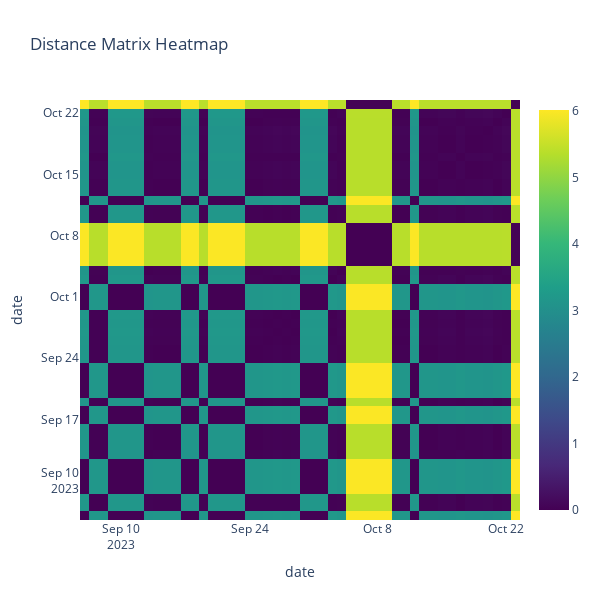

Write notebook code for a chart like this one.
### Code cell
df_valid_feat_scaled_pca = convert_numpy_pca_to_df(pca_train.transform(df_valid_feat_scaled), df_valid_feat_scaled)
# printStats(df_valid_feat_scaled_pca, type=False)
plot_dist_mat(df_valid_feat_scaled_pca, height=600, width=600)

### Figure 1 — Plotly figure (JSON) as saved in the notebook; plotly's stock layout.template omitted (floating-point values rounded to 4 significant figures; data arrays with more than 128 entries replaced by an {"elided": "..."} marker saying what was removed)
{"data": [{"colorscale": [[0, "#440154"], [0.1111, "#482878"], [0.2222, "#3e4989"], [0.3333, "#31688e"], [0.4444, "#26828e"], [0.5556, "#1f9e89"], [0.6667, "#35b779"], [0.7778, "#6ece58"], [0.8889, "#b5de2b"], [1, "#fde725"]], "type": "heatmap", "x": ["2023-09-06", "2023-09-07", "2023-09-10", "2023-09-11", "2023-09-12", "2023-09-13", "2023-09-14", "2023-09-15", "2023-09-16", "2023-09-17", "2023-09-18", "2023-09-19", "2023-09-20", "2023-09-21", "2023-09-22", "2023-09-23", "2023-09-24", "2023-09-25", "2023-09-26", "2023-09-27", "2023-09-28", "2023-09-29", "2023-09-30", "2023-10-01", "2023-10-02", "2023-10-03", "2023-10-04", "2023-10-05", "2023-10-06", "2023-10-07", "2023-10-08", "2023-10-11", "2023-10-12", "2023-10-13", "2023-10-14", "2023-10-15", "2023-10-16", "2023-10-17", "2023-10-18", "2023-10-19", "2023-10-20", "2023-10-21", "2023-10-22", "2023-10-23"], "y": ["2023-09-06", "2023-09-07", "2023-09-10", "2023-09-11", "2023-09-12", "2023-09-13", "2023-09-14", "2023-09-15", "2023-09-16", "2023-09-17", "2023-09-18", "2023-09-19", "2023-09-20", "2023-09-21", "2023-09-22", "2023-09-23", "2023-09-24", "2023-09-25", "2023-09-26", "2023-09-27", "2023-09-28", "2023-09-29", "2023-09-30", "2023-10-01", "2023-10-02", "2023-10-03", "2023-10-04", "2023-10-05", "2023-10-06", "2023-10-07", "2023-10-08", "2023-10-11", "2023-10-12", "2023-10-13", "2023-10-14", "2023-10-15", "2023-10-16", "2023-10-17", "2023-10-18", "2023-10-19", "2023-10-20", "2023-10-21", "2023-10-22", "2023-10-23"], "z": {"elided": "44x44 float values"}}], "layout": {"height": 600, "title": {"text": "Distance Matrix Heatmap"}, "width": 600, "xaxis": {"title": {"text": "date"}}, "yaxis": {"title": {"text": "date"}}}}
